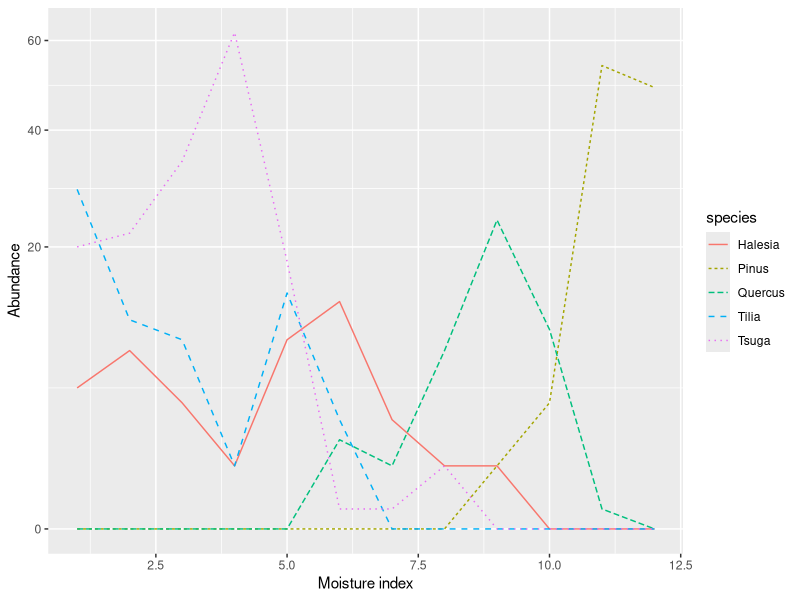
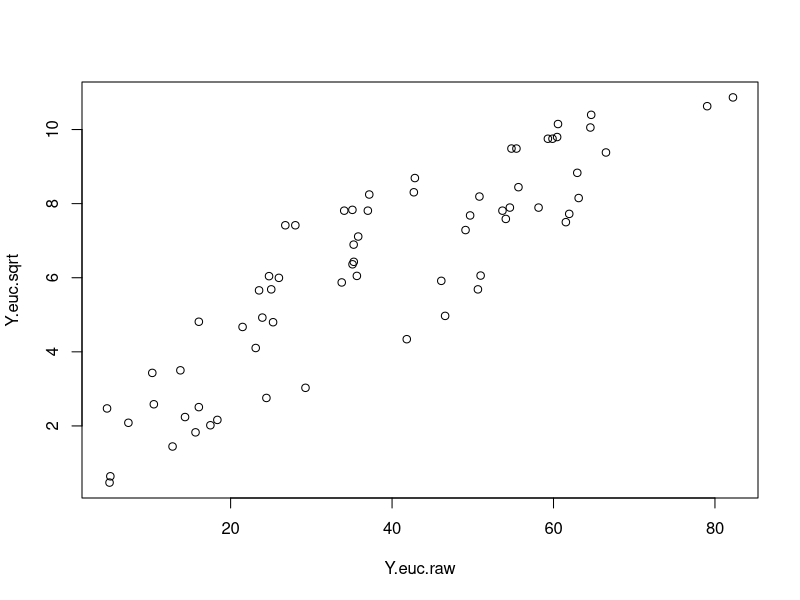
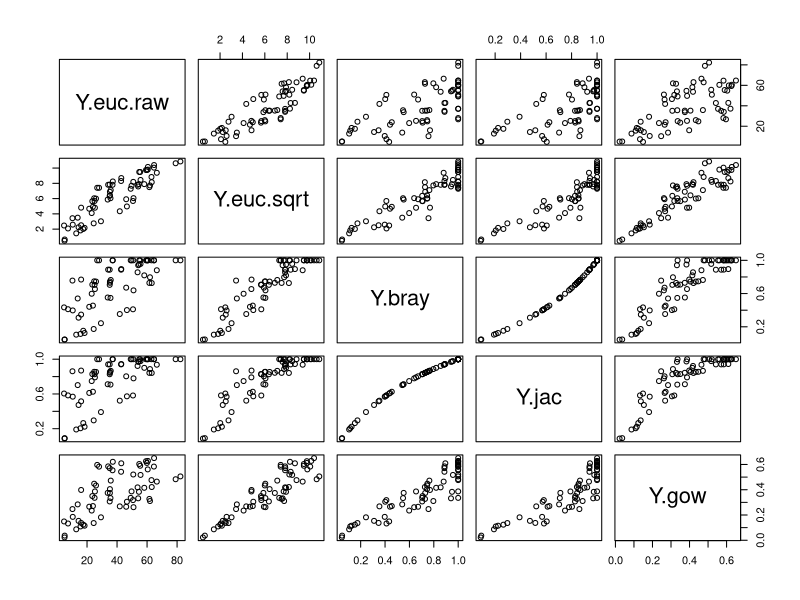
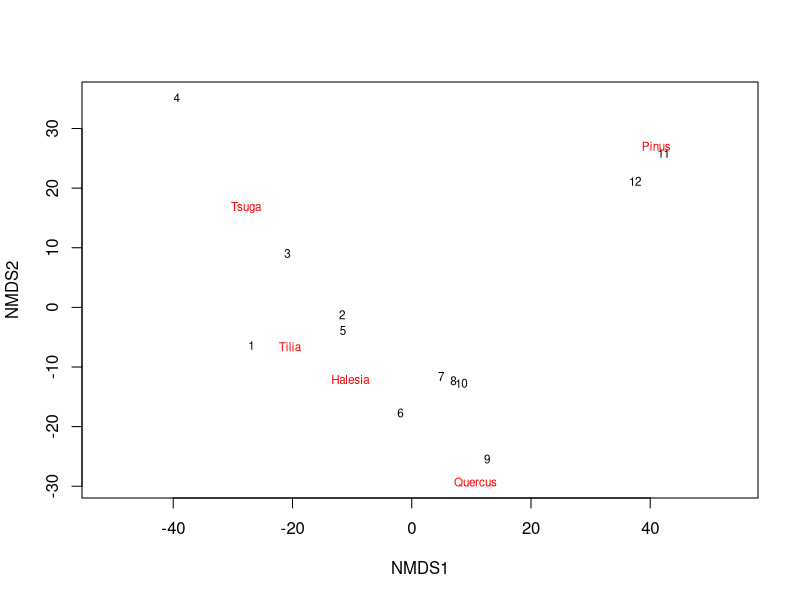
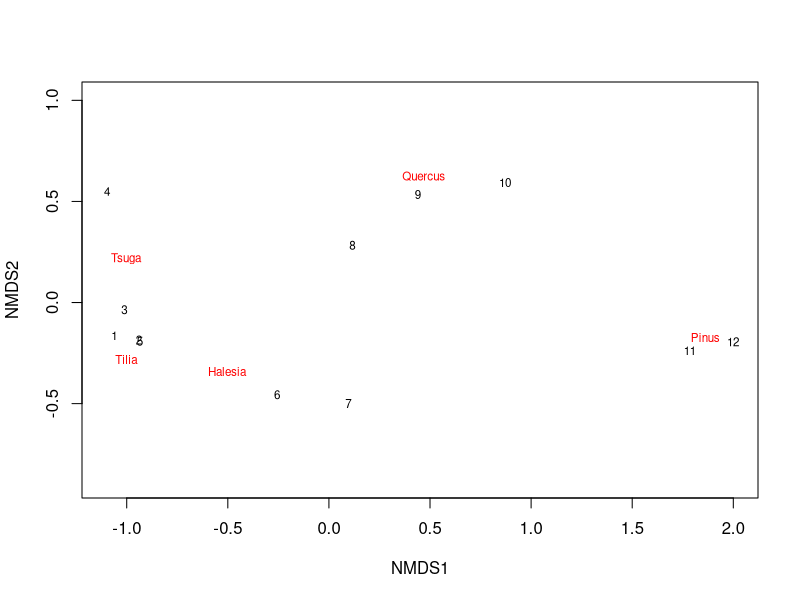
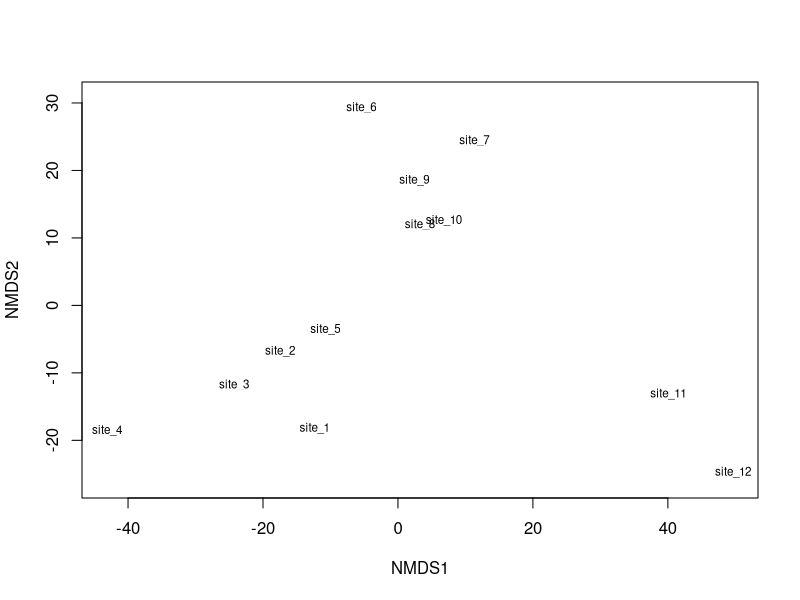
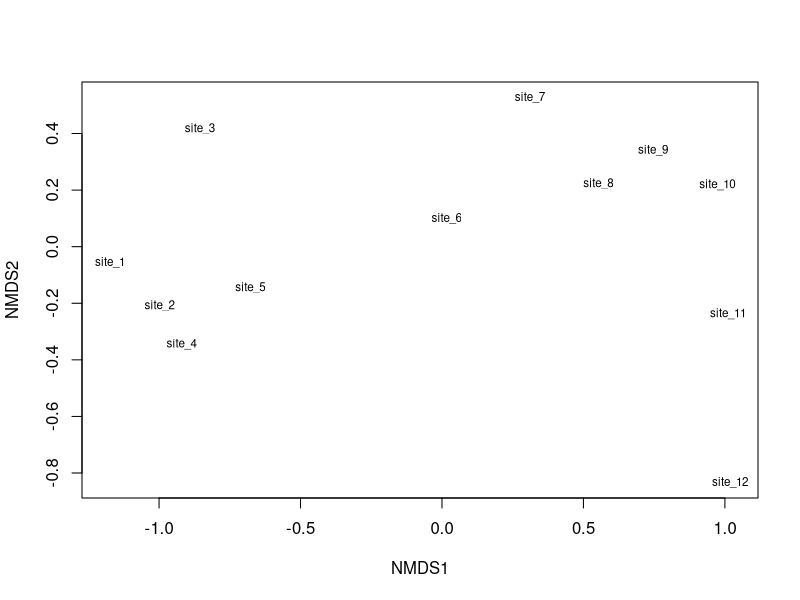

The R source for these figures, in order:
# Community structure ----
# Source: appendix_Community_structure.qmd
# All R code chunks extracted in order of appearance.

## Goals ----

## Preparatory steps ----

## Background ----

## DRAFT ----

## Community structure ----

### Background ----

#### code-chunk-1 ----
#| include: false
library(kableExtra) # for making tables in Rmd and Qmd files

#### code-chunk-2 ----
#| message: false
library(vegan) # multivariate analysis
library(tidyverse) # data wrangling and graphics

#### code-chunk-3 ----
#| results: hide
d <- data.frame(
  moisture = 1:12,
  Halesia = c(5,8,4,1,9,13,3,1,1, 0,0,0),
  Pinus = c(0,0,0,0,0,0,0,0,1,4,54,49),
  Quercus = c(0,0,0,0,0,2,1,8,24,10,.1,0),
  Tilia = c(29,11,9,1,14,3, 0,0,0,0,0,0),
  Tsuga = c(20,22,34,62,18,.1,.1,1, 0,0,0,0)
)
d

#### tbl-whit ----
#| label: tbl-whit
#| echo: false
#| tbl-cap: Small subset of data from Whittaker (1956) Fig. 4 & Table 3, reflecting a moisture gradient.

kbl(d, booktabs=TRUE)

#### code-chunk-5 ----
#| results: hide
d2 <- d %>% select(moisture, Tilia, Tsuga, Halesia, Quercus, Pinus)

# if the above generates an error message, it may be because
# of 'select()' refers to the wrong R package. If you get an errror, 
# try referring specifically to a particular package with the following code. 
# Uncomment the following and use this instead.
# d <- d %>% dplyr::select(moisture, Tilia, Tsuga, Halesia, Quercus, Pinus)

d2

#### tbl-whit2 ----
#| label: tbl-whit2
#| echo: false
#| tbl-cap: Reorganizing Table 1 to comunicate better.

kbl( round(d2,0) )

#### code-chunk-7 ----
yl <- d2 %>%
  pivot_longer(cols=Tilia:Pinus, values_to="abundance", names_to="species")
head(yl)

#### fig-whit1 ----
#| label: fig-whit1
#| fig-cap: Tree species abundances along a moisture gradient in the Smoky Mountains of North Carolina, USA (Whittker 1956). Y-axis scaled by square root transformation.

ggplot(data=yl, aes(x=moisture, y=abundance, 
               color=species, linetype=species)) + 
  geom_line() +
  scale_y_sqrt() +
  labs(y="Abundance", x="Moisture index")

## Dissimilarities between sites ----

### Treating sites and species equally ----

#### code-chunk-9 ----
Y <- d2 %>% select(-moisture)
Yw <- wisconsin(Y)
# totals of each site (rows)
apply(Yw, MARGIN=1, sum)

# resulting maxima of each species (cols) 
apply(Yw, MARGIN=2, max)

#### code-chunk-10 ----
# Using a function in vegan
decostand(Y, method="max", MARGIN=2)

# Doing the same thing in base R
apply(Y, 2, function(x) x/max(x)) 

#### code-chunk-11 ----
# Use square roots of our data
Ysr <- apply(Y, 2, function(x) (x^0.5)) 
Ysr

#### code-chunk-12 ----
Y.euc.raw <- vegdist(Y, method="euclid")
round(Y.euc.raw,1)

#### fig-compareEuc ----
#| label: fig-compareEuc
#| fig-caption: Euclidean distances among sites depends whether the data were transformed. Distances are positively correlated, but distances among some pairs of sites change their rank-order.
Y.euc.sqrt <- vegdist(Ysr, method="euclid")
plot(Y.euc.raw, Y.euc.sqrt )

#### code-chunk-14 ----
Y.bray <- vegdist(Ysr, method="bray")
Y.jac <- vegdist(Ysr, method="jaccard")
Y.gow <- vegdist(Ysr, method="gower")

#### code-chunk-15 ----
d.dist <- data.frame(
  Y.euc.raw, Y.euc.sqrt, Y.bray, Y.jac, Y.gow
  )
# in the event the above returns an error message, 
# uncomment and use the following:
# d.dist <- data.frame(
#   Y.euc.raw = as.numeric(Y.euc), Y.bray = as.numeric(Y.bray), 
#   Y.jac = as.numeric(Y.jac), Y.gow = as.numeric(Y.gow)
#   )

#### code-chunk-16 ----
pairs(d.dist)

#### code-chunk-17 ----
cor(d.dist, method="spearman")

## Ordination - a huge topic ----

### Unconstrained ordination ----

#### code-chunk-18 ----
#| message: false
m1 <- metaMDS(Y, distance="euc",
              autotransform = FALSE,
              k=2, # number of dimensions
              trace=0 # silence simulation progress info
)
m1
plot(m1, type="t")

#### code-chunk-19 ----
m2 <- metaMDS(Y, distance="bray",
              autotransform = TRUE,
              k=2, # number of dimensions
              trace=0 # silence simulation progress info
)
m2
plot(m2, type="t")

## And now with a larger data set ----

### code-chunk-20 ----
dw <- read.csv("data/WHITTAKER_TABLE_3.csv")
dw[is.na(dw)] <- 0
# transpose the data, but exclude the first column of species names

dt <- t(dw[,-1])
# use the species names as column names
colnames(dt) <-  dw$SP

### code-chunk-21 ----
m.whit1 <- metaMDS(dt, distance="euc",
              autotransform = FALSE,
              k=2, # number of dimensions
              trace=0 # silence simulation progress info
)

### code-chunk-22 ----
m.whit2 <- metaMDS(dt, distance="bray",
              autotransform = TRUE,
              k=2, # number of dimensions
              trace=0 # silence simulation progress info
)

### code-chunk-23 ----
#| fig-show: 'hold'
plot(m.whit1, display="sites", type="t")
plot(m.whit2, display="sites" , type="t")
